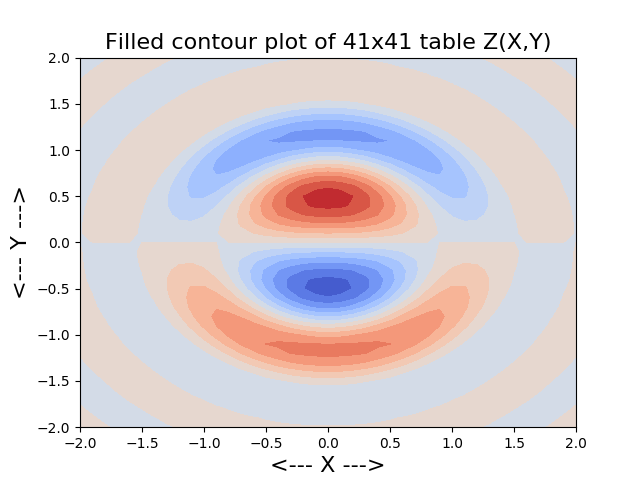

Source code (Python):
#! /usr/bin/env python3
#
def grid_fill_contour ( ):

#*****************************************************************************80
#
## grid_fill_contour draws a filled color contour plot from a table Z(X,Y).
#
#  Discussion:
#
#    Here, the grid is a 41x41 array of equally spaced points in [-2,2]x[-2,2].
#
#      x = linspace ( -2.0, +2.0, 41 );
#      y = linspace ( -2.0, +2.0, 41 );
#      [ X, Y ] = meshgrid ( x, y );
#
#    and Z(X,Y) is a function which could be evaluated by:
#
#      Z = exp ( - ( X^2 + Y^2 ) ) ...
#       * cos ( 0.25 * X ) ...
#       * sin ( Y ) ...
#       * cos ( 2 * (X^2 + Y^2 ) );
#
#  Licensing:
#
#    This code is distributed under the GNU LGPL license.
#
#  Modified:
#
#    03 May 2019
#
#  Author:
#
#    John Burkardt
#
  import matplotlib.pyplot as plt
  import numpy as np
  import platform
  from matplotlib import cm

  print ( '' )
  print ( 'grid_fill_contour:' )
  print ( '  Python version: %s' % ( platform.python_version ( ) ) )
  print ( '  Make a contour plot Z(X,Y) for a 41x41 table.' )
#
#  Read the data from the file.
#
  x = []
  y = []
  z = []

  file = open ( 'grid_data.txt', 'r' )

  for line in file:
    line = line.strip ( )
    columns = line.split ( )
    x.append ( float ( columns[0] ) )
    y.append ( float ( columns[1] ) )
    z.append ( float ( columns[2] ) )

  file.close ( )
#
#  The data was stored as a vector.
#  Reshape it to 41x41 arrays.
#
  x = np.reshape ( x, ( 41, 41 ) )
  y = np.reshape ( y, ( 41, 41 ) )
  z = np.reshape ( z, ( 41, 41 ) )
#
#  Form the figure.
#
  levels = 15
  ax = plt.figure ( )
  plt.contourf ( x, y, z, levels, cmap = cm.coolwarm )
  plt.title ( 'Filled contour plot of 41x41 table Z(X,Y)', fontsize = 16 )
  plt.xlabel ( '<--- X --->', fontsize = 16 )
  plt.ylabel ( '<--- Y --->', fontsize = 16 )
  filename = 'grid_fill_contour.png'
  plt.savefig ( filename )
  print ( '' )
  print ( '  Graphics saved as "%s"' % ( filename ) )
  plt.show ( block = False )
#
#  Terminate.
#
  print ( '' )
  print ( 'grid_fill_contour:' )
  print ( '  Normal end of execution.' )
  return

if ( __name__ == '__main__' ):
  from timestamp import timestamp
  timestamp ( )
  grid_fill_contour ( )
  timestamp ( )
 
